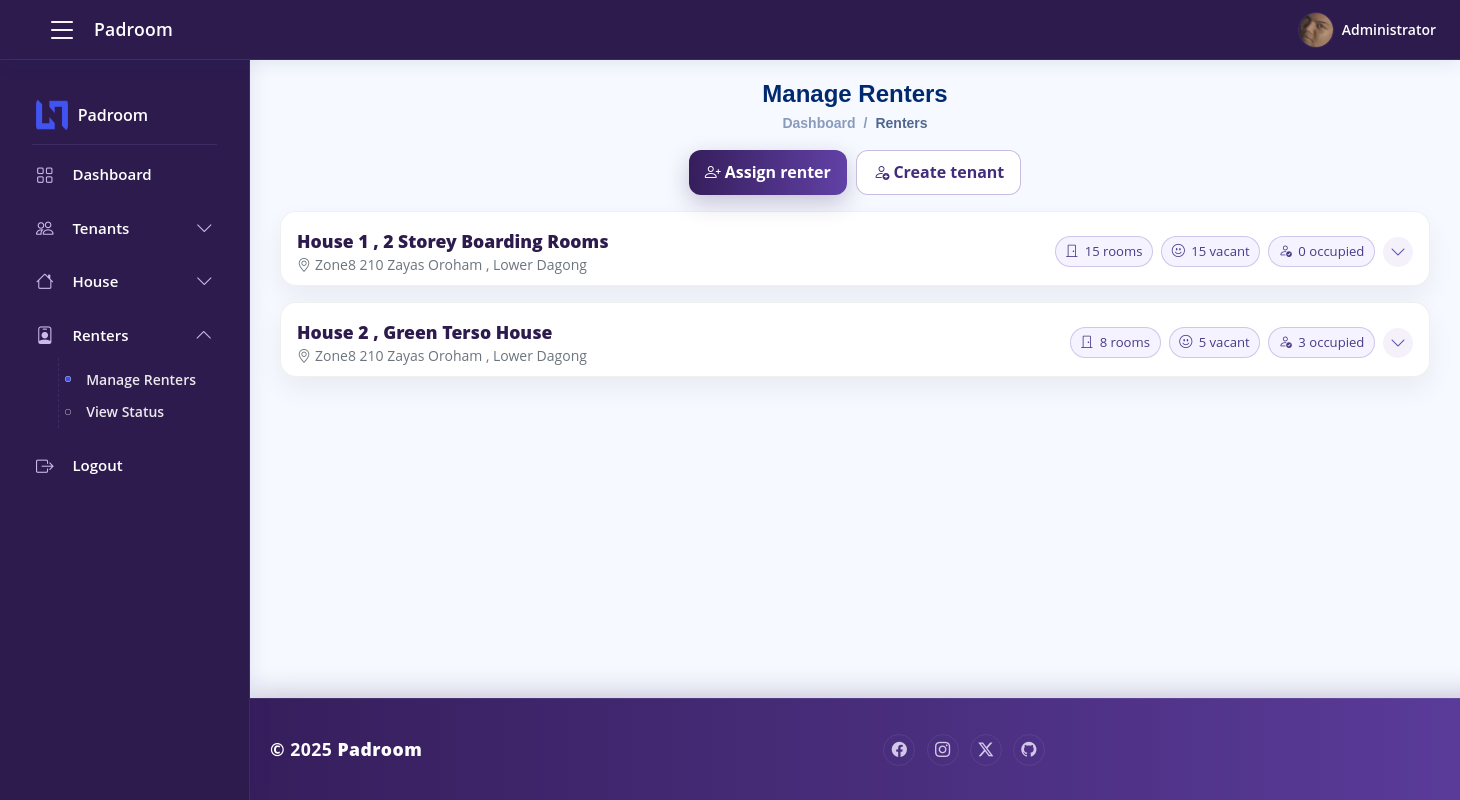
The page /admin/manage_renters.php (signed in) on the database as committed earlier.
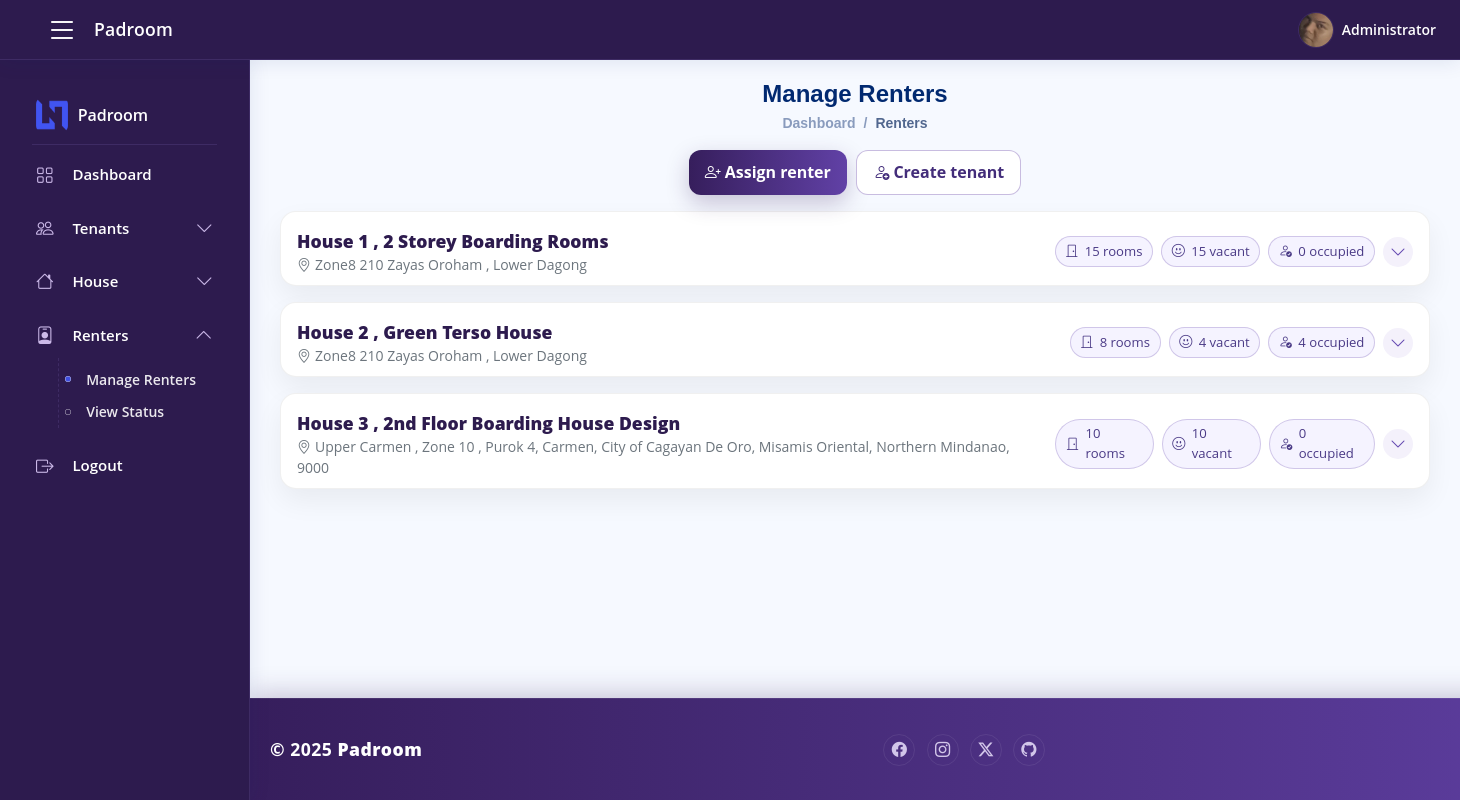
The same page on the database as committed later.
### tables this page shows
CREATE TABLE `houses` (
  `id` bigint(20) UNSIGNED NOT NULL,
  `name` varchar(100) NOT NULL,
  `address` varchar(255) DEFAULT NULL,
  `notes` text DEFAULT NULL,
  `is_archived` tinyint(1) NOT NULL DEFAULT 0,
  `archived_at` datetime DEFAULT NULL,
  `created_at` timestamp NOT NULL DEFAULT current_timestamp(),
  `updated_at` timestamp NOT NULL DEFAULT current_timestamp() ON UPDATE current_timestamp()
);

### admin/manage_renters.php (the view, shortened to what this page needs)
<?php
require_once __DIR__ . '/../inclusions/connection.php';
$BASE = rtrim(dirname($_SERVER['SCRIPT_NAME']), '/');
function has_column(mysqli $conn, $table, $col){
  $sql = "SELECT COUNT(*) FROM INFORMATION_SCHEMA.COLUMNS
          WHERE TABLE_SCHEMA = DATABASE() AND TABLE_NAME=? AND COLUMN_NAME=?";
  $stmt = $conn->prepare($sql);
  $stmt->bind_param("ss", $table, $col);
  $stmt->execute(); $stmt->bind_result($n); $stmt->fetch(); $stmt->close();
  return (int)$n > 0;
}
$hasHouseArchive = has_column($conn,'houses','is_archived');
$houses = [];
$sqlH = $hasHouseArchive
  ? "SELECT id, name, address FROM houses WHERE is_archived=0 ORDER BY name"
  : "SELECT id, name, address FROM houses ORDER BY name";
if ($res = $conn->query($sqlH)) {
  $houses = $res->fetch_all(MYSQLI_ASSOC);
}
$houseDetails = [];
if (!empty($houses)) {
  $ids = implode(',', array_map('intval', array_column($houses,'id')));
  $floors = [];
  if ($res = $conn->query("SELECT id, house_id, floor_label, sort_order FROM floors WHERE house_id IN ($ids) ORDER BY house_id, sort_order")) {
    while ($r = $res->fetch_assoc()) $floors[] = $r;
  }
  foreach ($houses as $h) $houseDetails[$h['id']] = ['floors'=>[], 'rooms'=>[]];
  foreach ($floors as $f) $houseDetails[$f['house_id']]['floors'][] = $f;
  $rooms = [];
  if ($res = $conn->query("
    SELECT r.id, r.floor_id, r.room_label, r.capacity, r.status, r.notes,
           ren.id AS renter_id, ren.start_date, ren.due_date, ren.status AS rent_status,
           t.first_name, t.middle_name, t.last_name
    FROM rooms r
    JOIN floors f ON r.floor_id=f.id
    JOIN houses h ON f.house_id=h.id
    LEFT JOIN renters ren ON ren.room_id=r.id AND ren.status='active'
    LEFT JOIN tenants t ON t.id=ren.tenant_id
    WHERE h.id IN ($ids)
    ORDER BY f.house_id, f.sort_order, r.room_label
  ")) {
    while ($r = $res->fetch_assoc()) $rooms[] = $r;
  }
  $floorHouse = [];
  foreach ($floors as $f) $floorHouse[$f['id']] = $f['house_id'];
  foreach ($rooms as $rm) {
    $hid = $floorHouse[$rm['floor_id']] ?? null;
    if ($hid) $houseDetails[$hid]['rooms'][] = $rm;
  }
}
?>
<!DOCTYPE html>
<html lang="en">
<head>
  <link href="<?= $BASE ?>/../assets/vendor/bootstrap/css/bootstrap.min.css" rel="stylesheet">
  <link href="<?= $BASE ?>/../assets/vendor/bootstrap-icons/bootstrap-icons.css" rel="stylesheet">
  <link href="<?= $BASE ?>/../assets/css/style.css" rel="stylesheet">
</head>
<body class="d-flex flex-column min-vh-100">
  <?php include __DIR__ . '/../admin/topbar.php'; ?>
  <?php include __DIR__ . '/../admin/sidebar.php'; ?>
  <main id="main" class="main flex-grow-1">
    <div class="pagetitle text-center mb-2">
      <h1 class="h4 mb-1">Manage Renters</h1>
      <nav>
        <ol class="breadcrumb justify-content-center">
          <li class="breadcrumb-item"><a href="<?= $BASE ?>/dashboard.php">Dashboard</a></li>
          <li class="breadcrumb-item active">Renters</li>
        </ol>
      </nav>
    </div>
    <div class="action-bar">
      <button class="btn-grad" data-bs-toggle="modal" data-bs-target="#assignModal"><i class="bi bi-person-plus me-1"></i>Assign renter</button>
      <a class="btn-outline" href="<?= $BASE ?>/tenants_create.php"><i class="bi bi-person-add me-1"></i>Create tenant</a>
    </div>
    <?php foreach ($houses as $h):
      $hid = (int)$h['id'];
      $rooms  = $houseDetails[$hid]['rooms'] ?? [];
      $total = count($rooms);
      $vac   = 0; $occ = 0;
      foreach ($rooms as $r) { if ($r['status']==='vacant') $vac++; elseif ($r['status']==='occupied') $occ++; }
    ?>
      <div class="house-card mb-3" data-house="<?= $hid ?>">
        <div class="house-head">
          <div>
            <div class="house-title"><?= htmlspecialchars($h['name']) ?></div>
            <?php if (!empty($h['address'])): ?>
              <div class="house-sub small"><i class="bi bi-geo-alt me-1"></i><?= htmlspecialchars($h['address']) ?></div>
            <?php endif; ?>
          </div>
          <div class="d-flex align-items-center gap-2">
            <span class="chip"><i class="bi bi-door-closed"></i><?= $total ?> rooms</span>
            <span class="chip"><i class="bi bi-emoji-smile"></i><?= $vac ?> vacant</span>
            <span class="chip"><i class="bi bi-person-check"></i><?= $occ ?> occupied</span>
            <span class="chev"><i class="bi bi-chevron-down"></i></span>
          </div>
        </div>
      </div>
    <?php endforeach; ?>
  </main>
  <?php include __DIR__ . '/../admin/footer.php'; ?>
</body>
</html>

Rows that differ between the two databases and show on the page:
computed for houses "House 2 , Green Terso House": vac "5" → "4"; occ "3" → "4"
added houses: name "House 3 , 2nd Floor Boarding House Design", address "Upper Carmen , Zone 10 , Purok 4, Carmen, City of Cagayan De Oro, Misamis Oriental, Northern Mindanao, 9000", id "10", vac "10", occ "0"
